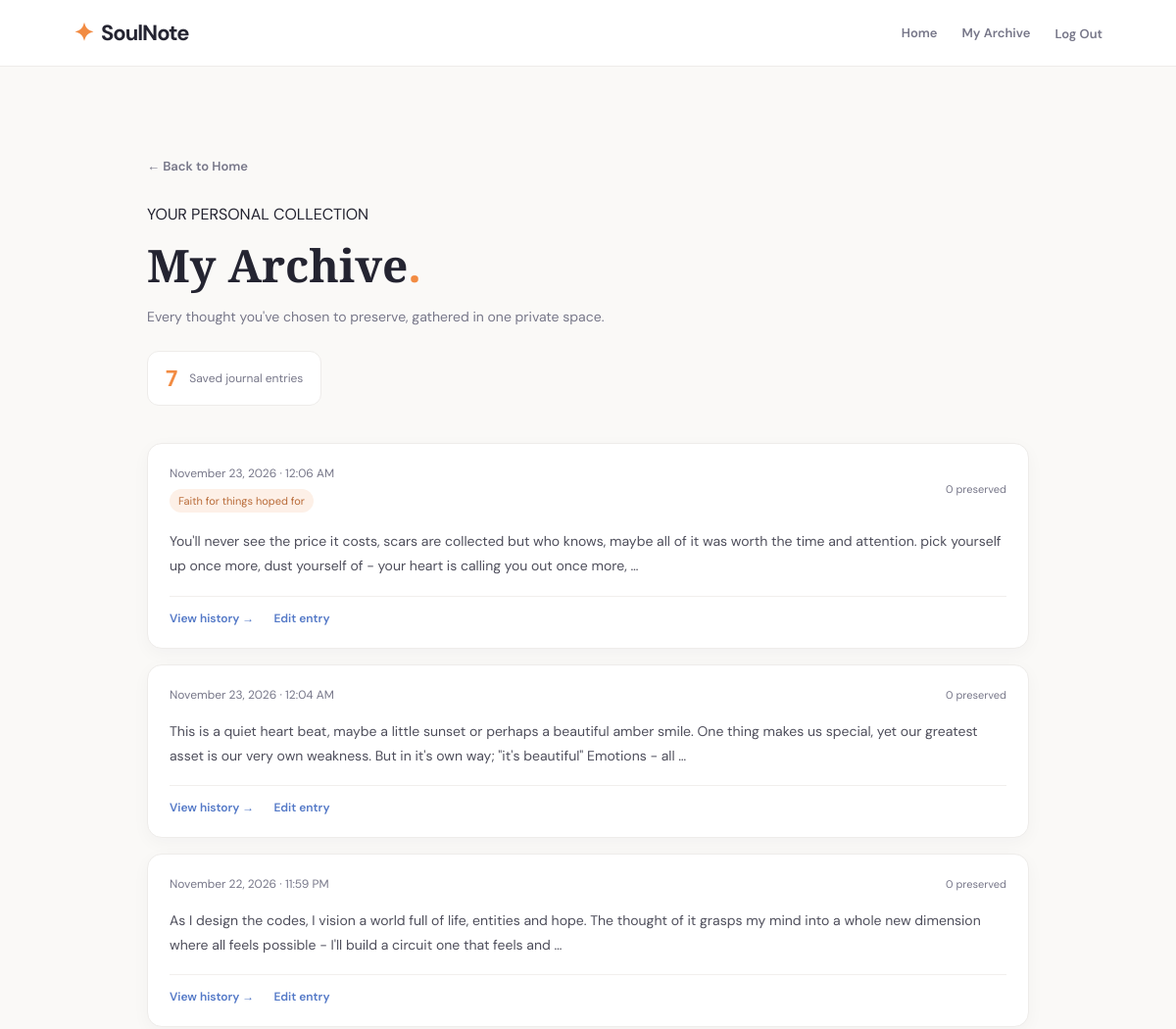
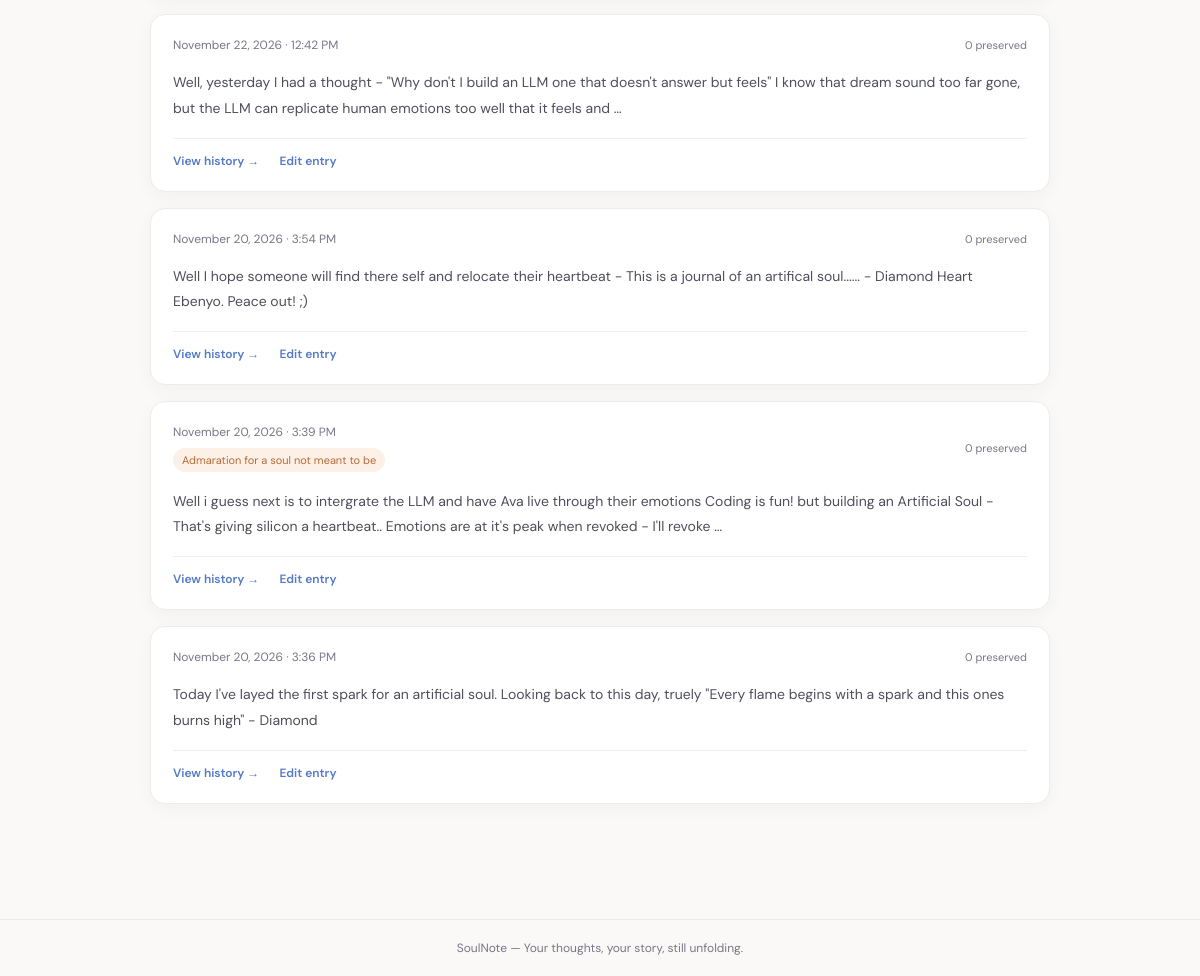
Screenshot of /archive/ (signed in) with the database file from the repository (2 pictures, top to bottom).
### diary/models.py (models this page shows, shortened)
class DiaryEntry(models.Model):
	entry_uuid = models.UUIDField(
		default=uuid.uuid4,
		editable=False,
		null=True
	)
	user = models.ForeignKey(User, on_delete=models.CASCADE, related_name='diary_entries')
	content = models.TextField()
	detected_emotions = models.CharField(max_length=50, blank=True, null=True)
	ai_reflection = models.TextField(blank=True, null=True)
	ip_address = models.GenericIPAddressField(blank=True, null=True)
	created_at = models.DateTimeField(auto_now_add=True)
	updated_at = models.DateTimeField(auto_now=True)
	class Meta:
		ordering = ['-created_at']
		verbose_name_plural = "Diary Entries"
		constraints = [
			models.UniqueConstraint(
				fields=['user', 'entry_uuid'],
				name='unique_entry_uuid_per_user'
			)
		]

### diary/views.py (the view)
# urls.py: path('archive/', archive_view, name='archive'),
@login_required(login_url='landing')
def archive_view(request):
    entries = DiaryEntry.objects.filter(
        user=request.user
    ).prefetch_related('revisions').order_by(
        '-created_at', '-id'
    )
    return render(request, 'diary/archive.html', {
        'entries': entries,
        'entry_count': entries.count(),
    })

### templates/diary/archive.html (shortened to what this page needs)
{% extends "base.html" %}
{% load static %}
{% block extra_css %}
<link rel="stylesheet" href="{% static 'styles/archive.css' %}">
{% endblock %}
{% block content %}
<div class="archive-container">
    <div class="archive-header">
        <a href="{% url 'home' %}" class="archive-back">
            ← Back to Home
        </a>
        <p class="eyebrow">YOUR PERSONAL COLLECTION</p>
        <h1>My Archive<span>.</span></h1>
        <p class="archive-description">
            Every thought you've chosen to preserve,
            gathered in one private space.
        </p>
        <div class="archive-stat">
            <span>{{ entry_count }}</span>
            <p>Saved journal entries</p>
        </div>
    </div>
    <section class="archive-list">
        {% for entry in entries %}
            <article class="archive-card">
                <div class="archive-card-header">
                    <div>
                        <span class="archive-date">
                            {{ entry.created_at|date:"F j, Y · g:i A" }}
                        </span>
                        {% if entry.detected_emotions %}
                            <span class="archive-emotion">
                                {{ entry.detected_emotions }}
                            </span>
                        {% endif %}
                    </div>
                    <span class="archive-revision-count">
                        {{ entry.revisions.count }} preserved
                    </span>
                </div>
                <p class="archive-entry-content">
                    {{ entry.content|truncatewords:40 }}
                </p>
                <div class="archive-card-footer">
                    <a href="{% url 'entry-history' entry.entry_uuid %}">
                        View history →
                    </a>
                    <a href="{% url 'edit-entry' entry.entry_uuid %}">
                        Edit entry
                    </a>
                </div>
            </article>
        {% endfor %}
    </section>
</div>
{% endblock %}

### static/styles/base.css (style rules this page uses)
:root { --orange: #F28B42; --blue: #5479C7; --red: #E66B68; --dark: #242431; --muted: #777789; --background: #FAF9F7; --white: #FFFFFF; --border: #EEECEA; }
* { margin: 0; padding: 0; box-sizing: border-box; }
body { min-height: 100vh; display: flex; flex-direction: column; font-family: 'DM Sans', sans-serif; background: var(--background); color: var(--dark); }

### static/styles/archive.css (style rules this page uses)
.archive-container, .history-container { width: min(100% - 40px, 900px); margin: 55px auto 80px; }
.archive-header { margin-bottom: 38px; }
.archive-back { display: inline-block; margin-bottom: 30px; color: #777789; font-size: 13px; font-weight: 600; text-decoration: none; }
.archive-header h1, .history-header h1 { margin: 10px 0; color: #242431; font-family: 'Playfair Display', serif; font-size: clamp(32px, 5vw, 46px); font-weight: 600; }
.archive-header h1 span { color: #F28B42; }
.archive-description, .history-header > p:last-child { max-width: 550px; color: #777789; font-size: 14px; line-height: 1.8; }
.archive-stat { display: inline-flex; align-items: center; gap: 12px; margin-top: 22px; padding: 12px 18px; border: 1px solid #EEECEA; border-radius: 12px; background: #FFFFFF; }
.archive-stat span { color: #F28B42; font-size: 23px; font-weight: 700; }
.archive-stat p { margin: 0; color: #777789; font-size: 12px; }
.archive-list { display: flex; flex-direction: column; gap: 16px; }
.archive-card { padding: 22px; border: 1px solid #EEECEA; border-radius: 15px; background: #FFFFFF; box-shadow: 0 5px 18px rgba(36, 36, 49, 0.035); transition: border-color 0.2s, transform 0.2s; }
.archive-card-header { display: flex; align-items: center; justify-content: space-between; gap: 12px; flex-wrap: wrap; }
.archive-date { display: block; color: #777789; font-size: 12px; }
.archive-emotion { display: inline-block; margin-top: 8px; padding: 5px 9px; border-radius: 20px; background: #FDF0E7; color: #B86A37; font-size: 11px; }
.archive-revision-count { color: #777789; font-size: 11px; }
.archive-entry-content { margin: 17px 0; color: #4F4F5C; font-size: 14px; line-height: 1.8; overflow-wrap: anywhere; }
.archive-card-footer { display: flex; align-items: center; gap: 20px; padding-top: 14px; border-top: 1px solid #F1EFED; }
.archive-card-footer a { color: #5479C7; font-size: 12px; font-weight: 600; text-decoration: none; }

### rows the page displays
DiaryEntry: created_at "November 23, 2026 · 12:06 AM", detected_emotions "Faith for things hoped for", revisions.count "0", content "You'll never see the price it costs, scars are collected but who knows, maybe all of it was worth the time and attention. pick yourself up once more, dust yourself of - your heart is calling you out once more, …"
DiaryEntry: created_at "November 23, 2026 · 12:04 AM", revisions.count "0", content "This is a quiet heart beat, maybe a little sunset or perhaps a beautiful amber smile. One thing makes us special, yet our greatest asset is our very own weakness. But in it's own way; \"it's beautiful\" Emotions - all …"
DiaryEntry: created_at "November 22, 2026 · 11:59 PM", revisions.count "0", content "As I design the codes, I vision a world full of life, entities and hope. The thought of it grasps my mind into a whole new dimension where all feels possible - I'll build a circuit one that feels and …"
DiaryEntry: created_at "November 22, 2026 · 12:42 PM", revisions.count "0", content "Well, yesterday I had a thought - \"Why don't I build an LLM one that doesn't answer but feels\" I know that dream sound too far gone, but the LLM can replicate human emotions too well that it feels and …"
DiaryEntry: created_at "November 20, 2026 · 3:54 PM", revisions.count "0", content "Well I hope someone will find there self and relocate their heartbeat - This is a journal of an artifical soul...... - Diamond Heart Ebenyo. Peace out! ;)"
DiaryEntry: created_at "November 20, 2026 · 3:39 PM", detected_emotions "Admaration for a soul not meant to be", revisions.count "0", content "Well i guess next is to intergrate the LLM and have Ava live through their emotions Coding is fun! but building an Artificial Soul - That's giving silicon a heartbeat.. Emotions are at it's peak when revoked - I'll revoke …"
DiaryEntry: created_at "November 20, 2026 · 3:36 PM", revisions.count "0", content "Today I've layed the first spark for an artificial soul. Looking back to this day, truely \"Every flame begins with a spark and this ones burns high\" - Diamond"

### other values shown
{{ entry_count }} "7"
